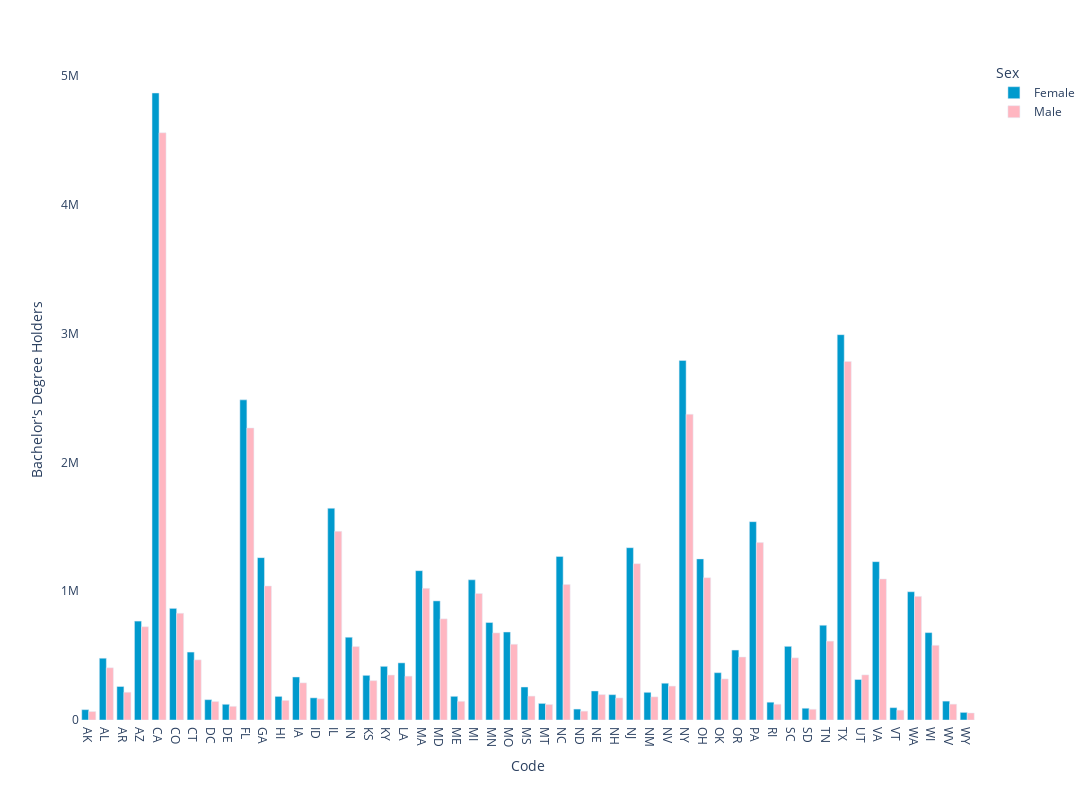

Write notebook code for a chart like this one.
### Code cell
color_discrete_sequence = ['#009ACD','#FFB6C1']
fig2 = px.bar(data2, x="Code", y=varname, 
             color="Sex", barmode="group",color_discrete_sequence=color_discrete_sequence)
fig2.update_layout(
    width=1200,
    height=800,
    paper_bgcolor='rgba(0,0,0,0)',
    plot_bgcolor='rgba(0,0,0,0)'
)
fig2

### Figure 1 — Plotly figure (JSON) as saved in the notebook; plotly's stock layout.template omitted (floating-point values rounded to 4 significant figures)
{"data": [{"alignmentgroup": "True", "hovertemplate": "Sex=Female<br>Code=%{x}<br>Bachelor's Degree Holders=%{y}<extra></extra>", "legendgroup": "Female", "marker": {"color": "#009ACD", "pattern": {"shape": ""}}, "name": "Female", "offsetgroup": "Female", "orientation": "v", "showlegend": true, "textposition": "auto", "type": "bar", "x": ["AK", "AL", "AR", "AZ", "CA", "CO", "CT", "DC", "DE", "FL", "GA", "HI", "IA", "ID", "IL", "IN", "KS", "KY", "LA", "MA", "MD", "ME", "MI", "MN", "MO", "MS", "MT", "NC", "ND", "NE", "NH", "NJ", "NM", "NV", "NY", "OH", "OK", "OR", "PA", "RI", "SC", "SD", "TN", "TX", "UT", "VA", "VT", "WA", "WI", "WV", "WY"], "xaxis": "x", "y": [80337, 479739, 260083, 768069, 4868520, 866670, 527498, 157755, 121955, 2485802, 1260695, 183260, 333945, 171981, 1644007, 642726, 346778, 416753, 443613, 1159484, 924812, 183860, 1088603, 756924, 683142, 256156, 128799, 1269455, 84859, 225303, 196786, 1337937, 214918, 285533, 2791891, 1251083, 367407, 543236, 1539961, 138185, 571996, 91290, 735789, 2991987, 314384, 1229515, 95727, 995862, 678458, 146635, 59074], "yaxis": "y"}, {"alignmentgroup": "True", "hovertemplate": "Sex=Male<br>Code=%{x}<br>Bachelor's Degree Holders=%{y}<extra></extra>", "legendgroup": "Male", "marker": {"color": "#FFB6C1", "pattern": {"shape": ""}}, "name": "Male", "offsetgroup": "Male", "orientation": "v", "showlegend": true, "textposition": "auto", "type": "bar", "x": ["AK", "AL", "AR", "AZ", "CA", "CO", "CT", "DC", "DE", "FL", "GA", "HI", "IA", "ID", "IL", "IN", "KS", "KY", "LA", "MA", "MD", "ME", "MI", "MN", "MO", "MS", "MT", "NC", "ND", "NE", "NH", "NJ", "NM", "NV", "NY", "OH", "OK", "OR", "PA", "RI", "SC", "SD", "TN", "TX", "UT", "VA", "VT", "WA", "WI", "WV", "WY"], "xaxis": "x", "y": [65820, 405618, 215284, 724089, 4559964, 828932, 467050, 143674, 106244, 2267835, 1040873, 151949, 288308, 164674, 1464965, 570100, 305711, 349170, 340662, 1022259, 785418, 145139, 982192, 676302, 588139, 185595, 120349, 1051730, 68538, 197284, 171451, 1213828, 179680, 263386, 2374327, 1105502, 319102, 489080, 1377441, 122090, 482563, 83494, 612435, 2784546, 350277, 1095555, 76545, 959770, 579921, 123071, 54483], "yaxis": "y"}], "layout": {"barmode": "group", "height": 800, "legend": {"title": {"text": "Sex"}, "tracegroupgap": 0}, "margin": {"t": 60}, "paper_bgcolor": "rgba(0, 0, 0, 0)", "plot_bgcolor": "rgba(0, 0, 0, 0)", "width": 1200, "xaxis": {"anchor": "y", "autorange": true, "domain": [0, 1], "range": [-0.5, 50.5], "title": {"text": "Code"}, "type": "category"}, "yaxis": {"anchor": "x", "autorange": true, "domain": [0, 1], "range": [0, 5125000.0], "title": {"text": "Bachelor's Degree Holders"}, "type": "linear"}}}
